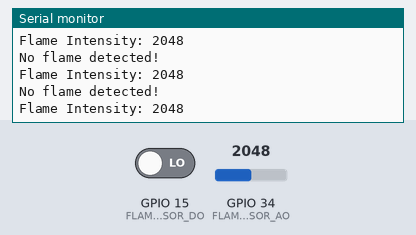
The sketch below on a simulated ESP32. Shown: the last lines printed to the serial monitor. Inputs (shaded band) come from the test bench; at power-on: GPIO 15 (FLAME_SENSOR_DO) LOW, GPIO 34 (FLAME_SENSOR_AO) = 2048.

Above: at 1.3 s.
1.4 s: GPIO 15 (FLAME_SENSOR_DO) driven HIGH
3.5 s: GPIO 34 (FLAME_SENSOR_AO) set to 2866
At 3.9 s:
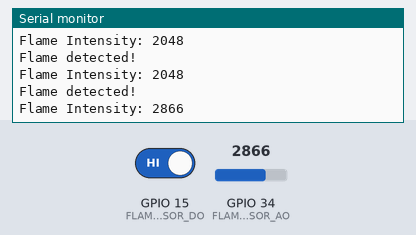
5.0 s: GPIO 34 (FLAME_SENSOR_AO) set to 3603
At 5.4 s:
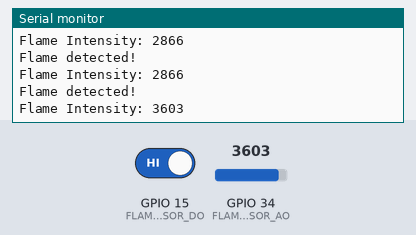
Timing chart, 0 to 8.0 s (numbered marks = the images above; inputs shaded):
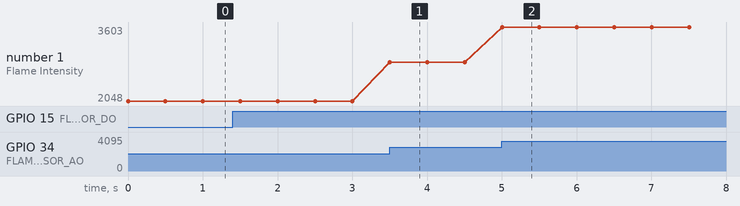

The sketch:

Fire_Sensor.ino
```cpp
#define FLAME_SENSOR_DO 15  // Digital pin for flame detection
#define FLAME_SENSOR_AO 34  // Analog pin for flame intensity

void setup() {
  pinMode(FLAME_SENSOR_DO, INPUT);  // Set DO as input
  Serial.begin(115200);             // Start serial communication
}

void loop() {
  // Read from the digital output (DO)
  int flameDetected = digitalRead(FLAME_SENSOR_DO);

  // Read the analog output (AO) for flame intensity
  int flameIntensity = analogRead(FLAME_SENSOR_AO);  // Value range: 0-4095

  // Check if flame is detected based on inverted logic
  if (flameDetected == HIGH) {  // High means flame is detected
    Serial.println("Flame detected!"); // Logic adjusted
  } else {
    Serial.println("No flame detected!"); // Logic adjusted
  }

  // Print flame intensity to serial monitor
  Serial.print("Flame Intensity: ");
  Serial.println(flameIntensity);

  delay(500);  // Wait for 500ms before the next reading
}
```

Measured:
- after the input at 3.5 s, the serial monitor: prints a new line at once (image 1)
- after the input at 5.0 s, the serial monitor: prints a new line at once (image 2)
- plotted number 1: 2048 → 2866 after the input at 3.5 s, 2866 → 3603 after the input at 5.0 s
